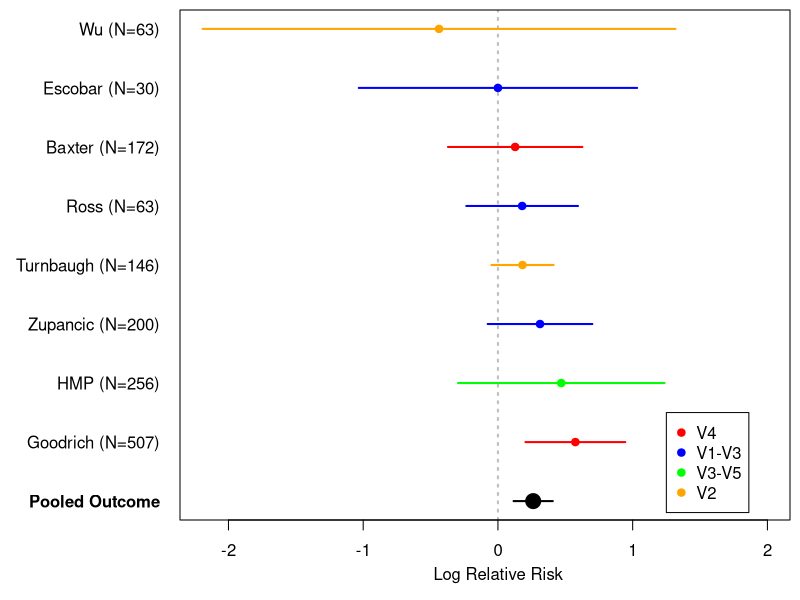

Recreate this plot in R.
data <- read.csv(file="test3R.csv", header=TRUE, stringsAsFactors=F)

#Sort by log relative risk, but keep pooled last
o <- c(1, order(data$LogFC[-1], decreasing=T)+1)
data <- data[o,]


#Get rid of dates and put sample size in parentheses
study_name <- gsub(", .*, n(=\\d*)", " (N\\1)", data$Study)


#Color points by the region that they came from
colors <- c("V4"="red", "V1-V3"="blue", "V3-V5"="green", "V2"="orange")

par(mar=c(4,9,0.5,0.5))
plot(NA, ylim=c(1,9), xlim=c(min(data$CILB),2), axes=F, xlab="", ylab="")

#Need to call abline first so that this goes behind the points
abline(v=0, lty=3, col="gray", lwd=2)

#Plot the logRR points for the individual studies with their error
#bars
points(x=data$LogFC[-1], y=2:9, pch=19, col=colors[data$Region[-1]])
segments(x0=data$CILB[-1], x1=data$CIUB[-1], y0=2:9, col=colors[data$Region[-1]], lty=1, lwd=2)

#Plot the logRR points for the pooled analysis with its error bar
points(x=data$LogFC[1], y=1, col="black", pch=19, cex=2)
segments(x0=data$CILB[1], x1=data$CIUB[1], y0=1, col="black", lty=1, lwd=2)

box()
axis(1)

#Wasn't able to vectorize font parameter
axis(2, at=2:9, label=study_name[-1], las=2, tick=FALSE)
axis(2, at=1, label=study_name[1], las=2, tick=FALSE, font=2)

#Did't like where plot put the x-axis label
mtext(side=1, at=0, line=2.2, text="Log Relative Risk")


legend(x=1.25, y=2.5, legend=c("V4", "V1-V3", "V3-V5", "V2"), pch=19, col=colors)
